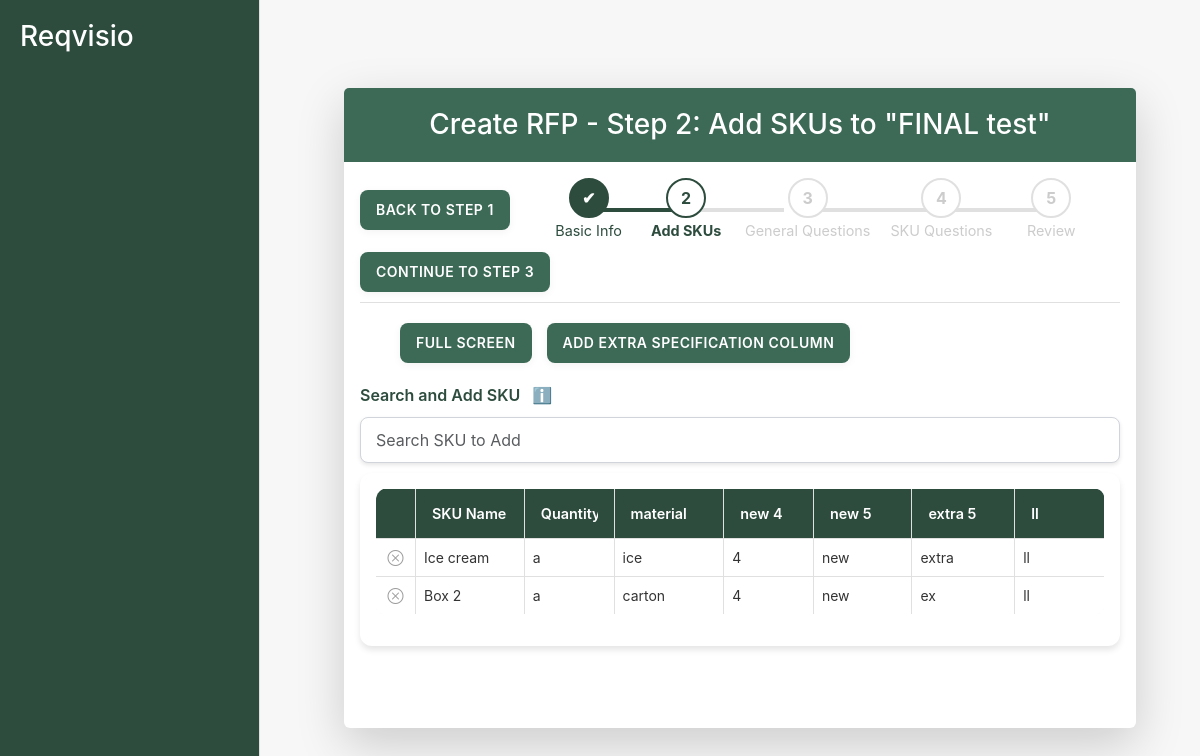
The page /procurement01/rfp/create/step2/301/ (signed in) on the database its author committed.
### procurement01/models.py (models this page shows, shortened)
class RFP(models.Model):
    title = models.CharField(max_length=255)
    description = models.TextField(blank = True)
    created_at = models.DateTimeField(auto_now_add=True)
    updated_at = models.DateTimeField(auto_now=True)
    deleted_at = models.DateTimeField(null=True, blank=True)

class RFP_SKUSpecificationData(models.Model):
    rfp_sku = models.ForeignKey(
        'RFP_SKUs',
        on_delete=models.CASCADE,
        related_name='specification_data'
    )
    key = models.CharField(max_length=255)
    value = models.TextField()

class SKU(models.Model):
    name = models.CharField(max_length=100)
    sku_code = models.CharField(max_length=50, unique=True)
    company = models.ForeignKey(Company, on_delete=models.CASCADE)
    image_url = models.URLField(blank=True, null=True)  # Optional image URL

### procurement01/views.py (the view)
# urls.py: path('rfp/create/step2/<int:rfp_id>/', views.create_rfp_step2, name='create_rfp_step2'),
@login_required
def create_rfp_step2(request, rfp_id):
    rfp = get_object_or_404(RFP, id=rfp_id)
    if request.method == 'POST':
        with transaction.atomic():
            existing_sku_ids = set(
                RFP_SKUs.objects.filter(rfp=rfp).values_list('sku_id', flat=True)
            )
            sku_ids = request.POST.getlist('skus[]')
            submitted_sku_ids = set(int(sku_id) for sku_id in sku_ids)
            skus_to_remove = existing_sku_ids - submitted_sku_ids
            if skus_to_remove:
                RFP_SKUs.objects.filter(rfp=rfp, sku_id__in=skus_to_remove).delete()
            extra_columns_data = request.POST.get('extra_columns_data')
            extra_columns_json = json.loads(extra_columns_data) if extra_columns_data else []
            for sku_data in extra_columns_json:
                sku_id = sku_data['sku_id']
                sku = get_object_or_404(SKU, id=sku_id)
                rfp_sku, _ = RFP_SKUs.objects.get_or_create(rfp=rfp, sku=sku)
                data_ordered = OrderedDict(sku_data['data'])
                rfp_sku.set_specification_data(OrderedDict(data_ordered))
            navigation_destination = request.POST.get('navigation_destination')
            return redirect(f'create_rfp_{navigation_destination}', rfp_id=rfp.id)
    else:
        rfp_skus = RFP_SKUs.objects.filter(rfp=rfp)
        processed_skus = []
        extra_columns = []
        for rfp_sku in rfp_skus:
            extra_data = rfp_sku.get_specification_data()
            if not extra_columns and extra_data:
                extra_columns = list(extra_data.keys())
            processed_skus.append({
                'sku_id': rfp_sku.sku.id,
                'sku_name': rfp_sku.sku.name,
                'extra_data': extra_data,
                'extra_columns': extra_columns,
            })
        sku_search_form = SKUSearchForm()
        step = "step2"
        current_step = 2
        context = {
            'rfp': rfp,
            'sku_search_form': sku_search_form,
            'processed_skus': processed_skus,
            'extra_columns': extra_columns,
            'step': step,
            'current_step': current_step,
        }
        return render(request, 'procurement01/create_rfp_step2.html', context)

### procurement01/forms.py
class SKUSearchForm(forms.Form):
    query = forms.CharField(label='Search SKUs', max_length=100, widget=forms.TextInput(attrs={
        'placeholder': 'Search for SKUs...',
        'class': 'form-control'
    }))

### procurement01/models.py (called while the page is built)
    def get_specification_data(self):
        data = OrderedDict()
        for spec in self.specification_data.all():
            data[spec.key] = spec.value
        return data

### procurement01/templates/procurement01/create_rfp_step2.html (shortened to what this page needs)
{% extends 'procurement01/layout.html' %}
{% load static%}
{% load custom_filters %}
{% block content %}
    <form id="rfp-skus-form" method="POST">
        {% include 'procurement01/_sku_table.html' %}
{% endblock %}

### procurement01/templates/procurement01/_sku_table.html (shortened to what this page needs)
{% load static%}
{% load custom_filters %}
<div class="container mt-5">
    <div class="card shadow-lg border-0">
        <div class="card-header">
            {% if step == "step2" %}
                <h3 class="mb-0">Create RFP - Step 2: Add SKUs to "{{ rfp.title }}"</h3>
            {% else %}
                <h3 class="mb-0">SKUs and SKU-specific Questions</h3>
            {% endif %}
        </div>
        <div class="card-body">
            <div class="navigation-buttons">
                <div class="button-group">
                    <button type="button" id="back-to-step-1-btn" class="action-btn">Back to Step 1</button>
                </div>
                <div class="progress-bar-container">
                    <ul class="progress-bar horizontal">
                        <li class="active">
                            <span class="step-icon">✔</span>
                            <span class="step-label">Basic Info</span>
                        </li>
                        <li class="in-progress">
                            <span class="step-icon">2</span>
                            <span class="step-label">Add SKUs</span>
                        </li>
                        <li>
                            <span class="step-icon">3</span>
                            <span class="step-label">General Questions</span>
                        </li>
                        <li>
                            <span class="step-icon">4</span>
                            <span class="step-label">SKU Questions</span>
                        </li>
                        <li>
                            <span class="step-icon">5</span>
                            <span class="step-label">Review</span>
                        </li>
                    </ul>
                </div>
                <div class="button-group">
                    <button type="button" id="continue-to-step-3-btn" class="action-btn">Continue to Step 3</button>
                </div>
            </div>
            <div id="full-screen-container">
                <div class="top-controls">
                    <div id="left-controls">
                        <button type="button" id="full-screen-toggle" class="action-btn">Full Screen</button>
                        <button type="button" id="add-extra-column" class="action-btn">Add Extra Specification Column</button>
                    </div>
                </div>
                <div class="search-container">
                    <label for="sku-search-input">Search and Add SKU</label>
                    <span class="tooltip-icon" title="Type an SKU name to add it to the table">ℹ️</span>
                </div>
                <input type="text" id="sku-search-input" class="form-control" placeholder="Search SKU to Add" autocomplete="off" autofocus>
                <div class="table-wrapper">
                    <table class="table sheet-table" id="sku-table">
                        <thead>
                            <tr>
                                <th></th>
                                <th><input type="text" class="column-input" value="SKU Name" disabled></th>
                                {% if extra_columns %}
                                    {% for column in extra_columns %}
                                        <th>
                                            <input type="text" class="column-input" value="{{ column }}">
                                        </th>
                                    {% endfor %}
                                {% endif %}
                            </tr>
                        </thead>
                        <tbody>
                            {% for sku in processed_skus %}
                                <tr data-sku-id="{{ sku.sku_id }}">
                                    <td>
                                        <button type="button" class="remove-sku-btn">
                                            <i class="bi bi-x-circle"></i>
                                        </button>
                                    </td>
                                    <td contenteditable="false">
                                        {{ sku.sku_name }}
                                    </td>
                                    {% for key, value in sku.extra_data.items %}
                                        <td contenteditable="true">{{ value }}</td>
                                    {% endfor %}
                                </tr>
                            {% endfor %}
                        </tbody>
                    </table>
                </div>
                            </div>
        </div>
    </div>
</div>
</div>
</div>

### rows shown on the page
RFP: title "FINAL test"
RFP_SKUSpecificationData: extra_columns "Quantity"
RFP_SKUSpecificationData: extra_columns "material", extra_data "ice"
RFP_SKUSpecificationData: extra_columns "new 4"
RFP_SKUSpecificationData: extra_columns "new 5", extra_data "new"
RFP_SKUSpecificationData: extra_columns "extra 5", extra_data "extra"
RFP_SKUSpecificationData: extra_columns "ll", extra_data "ll"
SKU: sku_name "Ice cream"
SKU: sku_name "Box 2"
RFP_SKUSpecificationData: extra_data "carton"
RFP_SKUSpecificationData: extra_data "new"
RFP_SKUSpecificationData: extra_data "ex"
RFP_SKUSpecificationData: extra_data "ll"

### other values the page prints
{{ value }} "a" "4" "a" "4"
